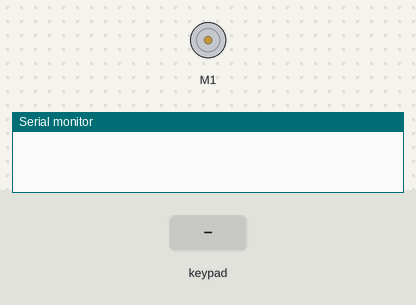
This sketch was run on a simulated Arduino Uno, built with avr-gcc and run on an emulated ATmega328P. On the bench: DC motor (green arrow = forward, orange = backward, longer = faster), the last lines printed to the serial monitor. Inputs (shaded band) come from the test bench.

Above: at 1.2 s.
1.3 s: key 'O' pressed
2.8 s: key 'U' pressed
At 3.0 s:
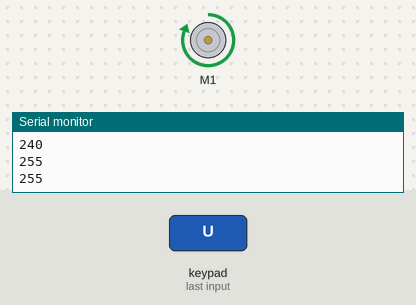
4.7 s: key 'D' pressed
At 4.9 s:
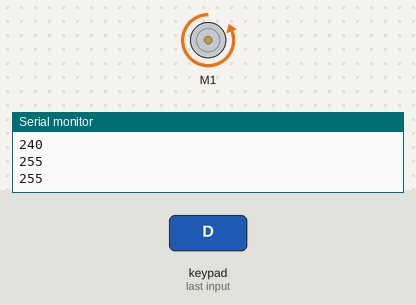
Timing chart, 0 to 7.7 s (numbered marks = the images above; inputs shaded):
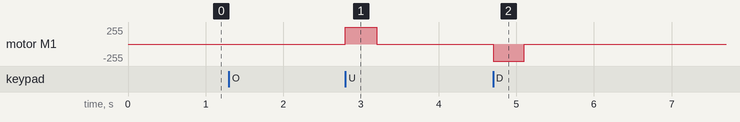

Measured:
- after the input at 2.8 s, motor M1: stopped → forward 255/255 at once, → stopped 0.40 s later
- after the input at 4.7 s, motor M1: stopped → backward 255/255 at once, → stopped 0.40 s later

The sketch:

NunchuckAndMotorTest.ino
```cpp
#include <Wire.h>
#include <ArduinoNunchuk.h>
#include <AFMotor.h>

#define BAUDRATE 9600
int motorSpeed;
boolean cPressedLast;
boolean zPressedLast;
ArduinoNunchuk nunchuk = ArduinoNunchuk();
AF_DCMotor motor(1, MOTOR12_64KHZ); // !!IMPORTANT!! Change this line depending on motor

void setup()
{
  Serial.begin(BAUDRATE);
  nunchuk.init();
  cPressedLast = false;
  zPressedLast = false;

  motorSpeed = 15;
  motor.setSpeed(motorSpeed);
}

void loop()
{
  nunchuk.update();

  if (nunchuk.cButton == 1 && motorSpeed < 255 && cPressedLast == false)
  {
    setRelMotorSpeed(15);
    Serial.println(motorSpeed);
    cPressedLast = true;
  }
  else if (nunchuk.zButton == 1 && motorSpeed > 0 && zPressedLast == false)
  {
    setRelMotorSpeed(-15);
    zPressedLast = true;
    motor.setSpeed(motorSpeed);
  }
  else
  {
    cPressedLast = false;
    zPressedLast = false;
  }

  if (nunchuk.analogY > 204)
  {
    motor.run(FORWARD);
  }
  else if (nunchuk.analogY < 102)
  {
    motor.run(BACKWARD);
  }
  else
  {
    motor.run(RELEASE);
  }
}

void setRelMotorSpeed(int relSpeed)
{
  motorSpeed += relSpeed;
  motor.setSpeed(motorSpeed);
  Serial.println(motorSpeed);
}
```
